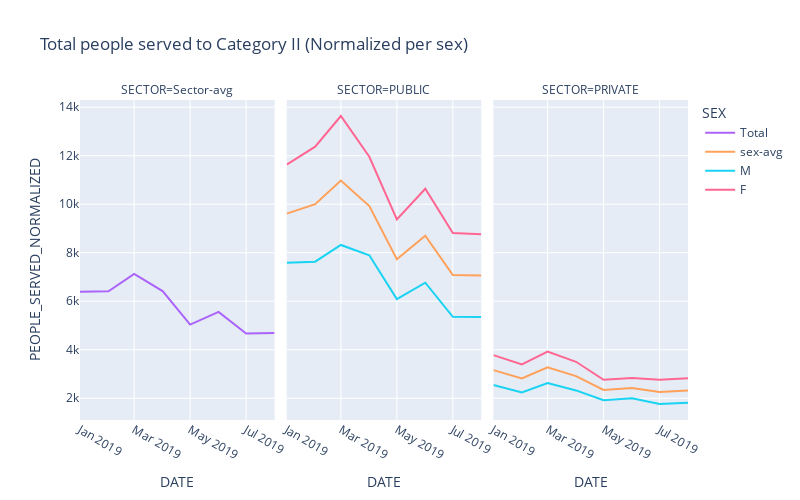

Notebook code for this chart:
### Code cell
# PEOPLE SERVED
fig = px.line(abc, 
             x="DATE", 
             y="PEOPLE_SERVED_NORMALIZED", 
             color="SEX", 
             facet_col="SECTOR",
             width=800, height=500,
             color_discrete_map = dict_colors,
             title='Total people served to Category ' + TAG_CATEGORY + ' (Normalized per sex)',
            )

fig.show()
#fig.show(renderer="svg")

### Figure 1 — Plotly figure (JSON) as saved in the notebook; plotly's stock layout.template omitted (floating-point values rounded to 4 significant figures)
{"data": [{"hovertemplate": "SEX=Total<br>SECTOR=Sector-avg<br>DATE=%{x}<br>PEOPLE_SERVED_NORMALIZED=%{y}<extra></extra>", "legendgroup": "Total", "line": {"color": "#ab63fa", "dash": "solid"}, "marker": {"symbol": "circle"}, "mode": "lines", "name": "Total", "orientation": "v", "showlegend": true, "type": "scatter", "x": ["2019-08-01T00:00:00", "2019-07-01T00:00:00", "2019-06-01T00:00:00", "2019-05-01T00:00:00", "2019-04-01T00:00:00", "2019-03-01T00:00:00", "2019-02-01T00:00:00", "2019-01-01T00:00:00"], "xaxis": "x", "y": [4689.0, 4672.0, 5560.0, 5035.0, 6419.0, 7128.0, 6410.0, 6387.0], "yaxis": "y"}, {"hovertemplate": "SEX=sex-avg<br>SECTOR=PUBLIC<br>DATE=%{x}<br>PEOPLE_SERVED_NORMALIZED=%{y}<extra></extra>", "legendgroup": "sex-avg", "line": {"color": "#FFA15A", "dash": "solid"}, "marker": {"symbol": "circle"}, "mode": "lines", "name": "sex-avg", "orientation": "v", "showlegend": true, "type": "scatter", "x": ["2019-08-01T00:00:00", "2019-07-01T00:00:00", "2019-06-01T00:00:00", "2019-05-01T00:00:00", "2019-04-01T00:00:00", "2019-03-01T00:00:00", "2019-02-01T00:00:00", "2019-01-01T00:00:00"], "xaxis": "x2", "y": [7056.0, 7083.0, 8700.0, 7729.0, 9926.0, 10980.0, 10000.0, 9612.0], "yaxis": "y2"}, {"hovertemplate": "SEX=sex-avg<br>SECTOR=PRIVATE<br>DATE=%{x}<br>PEOPLE_SERVED_NORMALIZED=%{y}<extra></extra>", "legendgroup": "sex-avg", "line": {"color": "#FFA15A", "dash": "solid"}, "marker": {"symbol": "circle"}, "mode": "lines", "name": "sex-avg", "orientation": "v", "showlegend": false, "type": "scatter", "x": ["2019-08-01T00:00:00", "2019-07-01T00:00:00", "2019-06-01T00:00:00", "2019-05-01T00:00:00", "2019-04-01T00:00:00", "2019-03-01T00:00:00", "2019-02-01T00:00:00", "2019-01-01T00:00:00"], "xaxis": "x3", "y": [2322.0, 2261.0, 2420.0, 2341.0, 2913.0, 3277.0, 2818.0, 3161.0], "yaxis": "y3"}, {"hovertemplate": "SEX=M<br>SECTOR=PUBLIC<br>DATE=%{x}<br>PEOPLE_SERVED_NORMALIZED=%{y}<extra></extra>", "legendgroup": "M", "line": {"color": "#19d3f3", "dash": "solid"}, "marker": {"symbol": "circle"}, "mode": "lines", "name": "M", "orientation": "v", "showlegend": true, "type": "scatter", "x": ["2019-08-01T00:00:00", "2019-07-01T00:00:00", "2019-06-01T00:00:00", "2019-05-01T00:00:00", "2019-04-01T00:00:00", "2019-03-01T00:00:00", "2019-02-01T00:00:00", "2019-01-01T00:00:00"], "xaxis": "x2", "y": [5348.0, 5355, 6763.0, 6087.0, 7894.0, 8320.0, 7630.0, 7590.0], "yaxis": "y2"}, {"hovertemplate": "SEX=M<br>SECTOR=PRIVATE<br>DATE=%{x}<br>PEOPLE_SERVED_NORMALIZED=%{y}<extra></extra>", "legendgroup": "M", "line": {"color": "#19d3f3", "dash": "solid"}, "marker": {"symbol": "circle"}, "mode": "lines", "name": "M", "orientation": "v", "showlegend": false, "type": "scatter", "x": ["2019-08-01T00:00:00", "2019-07-01T00:00:00", "2019-06-01T00:00:00", "2019-05-01T00:00:00", "2019-04-01T00:00:00", "2019-03-01T00:00:00", "2019-02-01T00:00:00", "2019-01-01T00:00:00"], "xaxis": "x3", "y": [1815.0, 1763.0, 2002.0, 1919.0, 2322.0, 2628.0, 2238.0, 2543.0], "yaxis": "y3"}, {"hovertemplate": "SEX=F<br>SECTOR=PUBLIC<br>DATE=%{x}<br>PEOPLE_SERVED_NORMALIZED=%{y}<extra></extra>", "legendgroup": "F", "line": {"color": "#FF6692", "dash": "solid"}, "marker": {"symbol": "circle"}, "mode": "lines", "name": "F", "orientation": "v", "showlegend": true, "type": "scatter", "x": ["2019-08-01T00:00:00", "2019-07-01T00:00:00", "2019-06-01T00:00:00", "2019-05-01T00:00:00", "2019-04-01T00:00:00", "2019-03-01T00:00:00", "2019-02-01T00:00:00", "2019-01-01T00:00:00"], "xaxis": "x2", "y": [8763.0, 8812.0, 10640.0, 9372.0, 11960.0, 13640.0, 12370.0, 11630.0], "yaxis": "y2"}, {"hovertemplate": "SEX=F<br>SECTOR=PRIVATE<br>DATE=%{x}<br>PEOPLE_SERVED_NORMALIZED=%{y}<extra></extra>", "legendgroup": "F", "line": {"color": "#FF6692", "dash": "solid"}, "marker": {"symbol": "circle"}, "mode": "lines", "name": "F", "orientation": "v", "showlegend": false, "type": "scatter", "x": ["2019-08-01T00:00:00", "2019-07-01T00:00:00", "2019-06-01T00:00:00", "2019-05-01T00:00:00", "2019-04-01T00:00:00", "2019-03-01T00:00:00", "2019-02-01T00:00:00", "2019-01-01T00:00:00"], "xaxis": "x3", "y": [2829.0, 2758.0, 2839.0, 2763.0, 3504.0, 3927.0, 3397.0, 3779.0], "yaxis": "y3"}], "layout": {"annotations": [{"font": {}, "showarrow": false, "text": "SECTOR=Sector-avg", "x": 0.16, "xanchor": "center", "xref": "paper", "y": 1, "yanchor": "bottom", "yref": "paper"}, {"font": {}, "showarrow": false, "text": "SECTOR=PUBLIC", "x": 0.5, "xanchor": "center", "xref": "paper", "y": 1, "yanchor": "bottom", "yref": "paper"}, {"font": {}, "showarrow": false, "text": "SECTOR=PRIVATE", "x": 0.84, "xanchor": "center", "xref": "paper", "y": 1, "yanchor": "bottom", "yref": "paper"}], "height": 500, "legend": {"title": {"text": "SEX"}, "tracegroupgap": 0}, "title": {"text": "Total people served to Category II (Normalized per sex)"}, "width": 800, "xaxis": {"anchor": "y", "domain": [0, 0.32], "title": {"text": "DATE"}}, "xaxis2": {"anchor": "y2", "domain": [0.34, 0.66], "matches": "x", "title": {"text": "DATE"}}, "xaxis3": {"anchor": "y3", "domain": [0.68, 1.0], "matches": "x", "title": {"text": "DATE"}}, "yaxis": {"anchor": "x", "domain": [0, 1], "title": {"text": "PEOPLE_SERVED_NORMALIZED"}}, "yaxis2": {"anchor": "x2", "domain": [0, 1], "matches": "y", "showticklabels": false}, "yaxis3": {"anchor": "x3", "domain": [0, 1], "matches": "y", "showticklabels": false}}}
